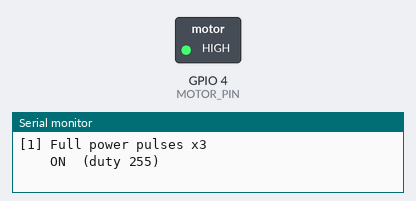
The sketch below on a simulated Seeed XIAO ESP32-C3. On the bench: switched loads named in the sketch (green lamp = pin HIGH), the last lines printed to the serial monitor.

Above: at 5.1 s.
At 21.4 s:
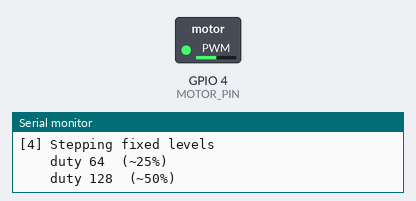
At 22.9 s:
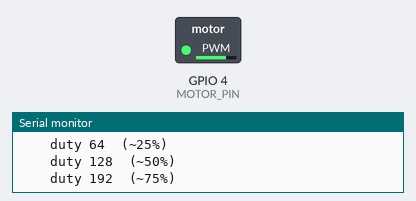
At 25.9 s:
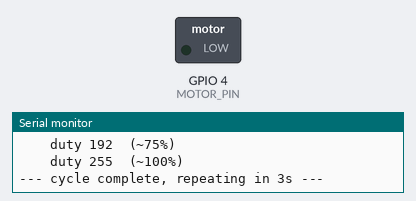
Timing chart, 0 to 40.0 s (numbered marks = the images above):
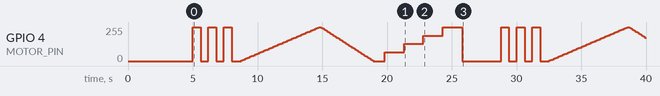

The sketch:

motor_test_c3.ino
```cpp
/*
  Motor Driver Test - XIAO ESP32-C3
  ---------------------------------
  Standalone test for the vibration motor + NPN transistor circuit.
  No BLE, no WiFi, no sleep. Just drives the motor so you can confirm
  the driver stage works before testing the full detector.

  WHAT IT DOES
    1. Full-power pulse (3x) - is the motor alive at all?
    2. Slow ramp up 0 -> 255 - find the duty where it starts spinning
    3. Slow ramp down 255 -> 0
    4. Steps through fixed levels (64/128/192/255), holding each
    Repeats forever. Serial prints the current duty at 115200.

  BOARD SETTINGS
    Tools -> Board: XIAO_ESP32C3
    Tools -> USB CDC On Boot: Enabled
    Do NOT hold BOOT when plugging in.

  WIRING BEING TESTED
    D2 (GPIO4) --[1k]--> NPN base
    NPN emitter -------> GND
    NPN collector -----> motor (-)
    motor (+) ---------> 3V3
    flyback diode across motor, BLACK RING (cathode) to the 3V3 / motor(+) side
*/

const int MOTOR_PIN = 4;    // D2

const int MOTOR_PWM_FREQ = 20000;  // 20 kHz, above hearing
const int MOTOR_PWM_RES  = 8;      // 8-bit: duty 0-255

void setMotor(int duty) {
  if (duty < 0) duty = 0;
  if (duty > 255) duty = 255;
  ledcWrite(MOTOR_PIN, duty);
}

void setup() {
  Serial.begin(115200);
  delay(2000);                     // let USB CDC come up

  ledcAttach(MOTOR_PIN, MOTOR_PWM_FREQ, MOTOR_PWM_RES);
  setMotor(0);

  Serial.println();
  Serial.println("=== Motor driver test ===");
  Serial.println("Motor should be OFF right now.");
  Serial.println("If it is already buzzing, STOP - transistor is stuck on.");
  Serial.println("(base shorted to 3V3, or emitter/collector swapped)");
  delay(3000);
}

void loop() {
  // ---- 1. Full-power pulses: is it alive? ----
  Serial.println("\n[1] Full power pulses x3");
  for (int i = 0; i < 3; i++) {
    setMotor(255);
    Serial.println("    ON  (duty 255)");
    delay(600);
    setMotor(0);
    Serial.println("    off (duty 0)");
    delay(600);
  }

  // ---- 2. Ramp up: find the start-spinning threshold ----
  Serial.println("\n[2] Ramping UP 0 -> 255");
  Serial.println("    Note the duty where it FIRST starts moving:");
  for (int d = 0; d <= 255; d += 5) {
    setMotor(d);
    Serial.printf("    duty %d\n", d);
    delay(120);
  }

  // ---- 3. Ramp down ----
  Serial.println("\n[3] Ramping DOWN 255 -> 0");
  for (int d = 255; d >= 0; d -= 5) {
    setMotor(d);
    delay(80);
  }
  setMotor(0);
  delay(800);

  // ---- 4. Discrete levels (what the detector actually uses) ----
  Serial.println("\n[4] Stepping fixed levels");
  int levels[] = {64, 128, 192, 255};
  for (int i = 0; i < 4; i++) {
    setMotor(levels[i]);
    Serial.printf("    duty %d  (~%d%%)\n", levels[i], (levels[i] * 100) / 255);
    delay(1500);
  }
  setMotor(0);

  Serial.println("\n--- cycle complete, repeating in 3s ---");
  delay(3000);
}
```

Measured:
- by itself, GPIO 4 (MOTOR_PIN): 0/255 → 255/255 at 5.0 s, → 0/255 0.60 s later, → 255/255 0.60 s later, → 0/255 0.60 s later, … (186 changes in this stretch)
